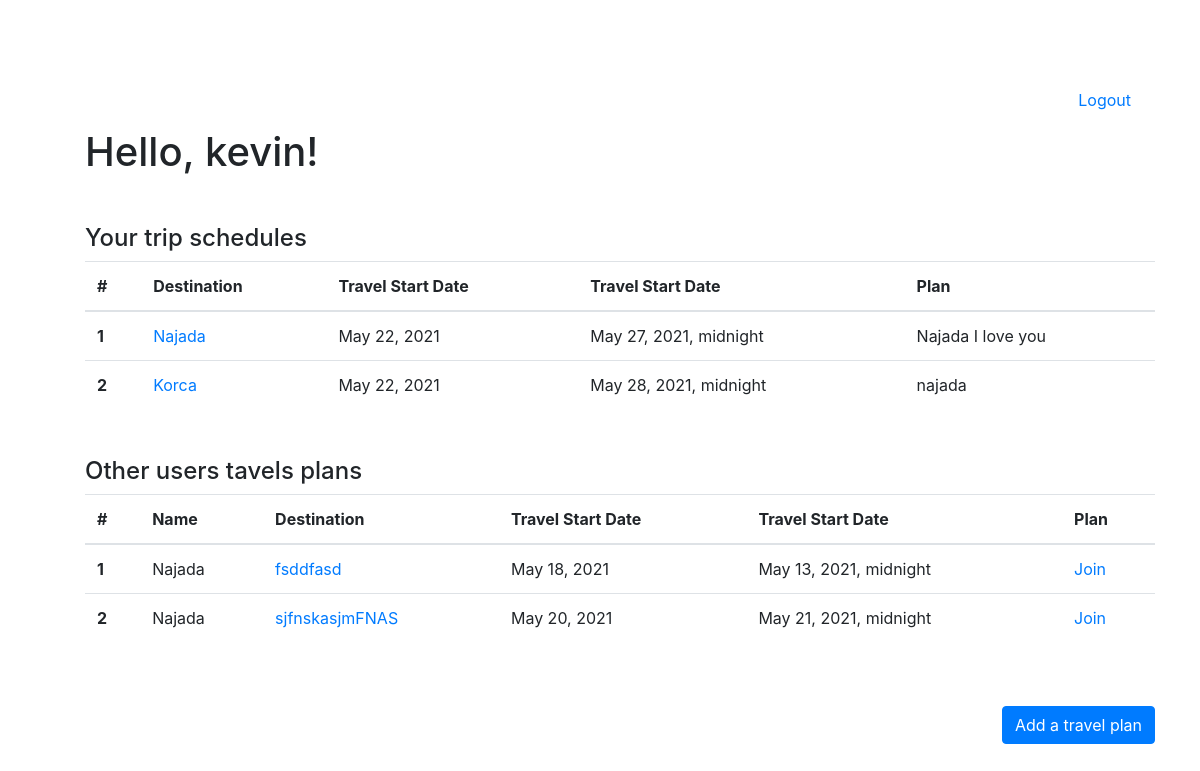
Page /success (signed in) on the committed database.
### login_app/models.py (models this page shows)
class User(models.Model):
    first_name = models.CharField(max_length=45)
    last_name = models.CharField(max_length=45)
    email = models.EmailField(unique=True)
    password = models.CharField(max_length=255)
    created_at = models.DateTimeField(auto_now_add=True)
    updated_at = models.DateTimeField(auto_now=True)
    objects = UserManager()

class Trip(models.Model):
    destination = models.CharField(max_length=255)
    description = models.TextField()
    user = models.ForeignKey(User, related_name="created_trips", on_delete = models.CASCADE)
    travelers = models.ManyToManyField(User, related_name="trips")
    start_date = models.DateField()
    end_date = models.DateTimeField()
    created_at = models.DateTimeField(auto_now_add=True)
    updated_at = models.DateTimeField(auto_now=True)
    objects = TripManager()

### login_app/views.py (the view)
# urls.py: path('success', views.success),
def success(request):
    if 'user_id' not in request.session:
        return redirect('/')
    user = User.objects.get(id=request.session['user_id'])
    ids = []
    for trip in user.trips.all():
        ids.append(trip.id)
    trips = Trip.objects.exclude(id__in=ids)
    context = {
        'user': user,
        'trips' : trips
    }
    return render(request, 'success.html', context)

### login_app/templates/success.html
{% extends 'base.html' %}
{% block content %}
<h1>Hello, {{ user.first_name }}!</h1>
<h4 class="mt-5">Your trip schedules</h4>
<table class="table">
    <thead>
        <tr>
            <th scope="col">#</th>
            <th scope="col">Destination</th>
            <th scope="col">Travel Start Date</th>
            <th scope="col">Travel Start Date</th>
            <th scope="col">Plan</th>
        </tr>
    </thead>
    <tbody>
        {% for trip in user.trips.all %}
        <tr>
            <th scope="row">{{ forloop.counter }}</th>
            <td><a href="/travels/destination/{{trip.id}}">{{trip.destination}}</a></td>
            <td>{{trip.start_date}}</td>
            <td>{{trip.end_date}}</td>
            <td>{{trip.description}}</td>
        </tr>
        {% endfor %}
    </tbody>
</table>
<h4 class="mt-5">Other users tavels plans</h4>
<table class="table">
    <thead>
        <tr>
            <th scope="col">#</th>
            <th scope="col">Name</th>
            <th scope="col">Destination</th>
            <th scope="col">Travel Start Date</th>
            <th scope="col">Travel Start Date</th>
            <th scope="col">Plan</th>
        </tr>
    </thead>
    <tbody>
        {% for trip in trips %}
        <tr>
            <th scope="row">{{ forloop.counter }}</th>
            <td>{{trip.user.first_name}}</td>
            <td><a href="/travels/destination/{{trip.id}}">{{trip.destination}}</a></td>
            <td>{{trip.start_date}}</td>
            <td>{{trip.end_date}}</td>
            <td><a href="/travels/{{trip.id}}/join">Join</a></td>
        </tr>
        {% endfor %}
    </tbody>
</table>
<a href="/travels/add" class="btn btn-primary mt-5" style="float:right">Add a travel plan</a>
{% endblock %}

### login_app/templates/base.html (shortened to what this page needs)
<!DOCTYPE html>
<html lang="en">
<head>
    <link href="https://stackpath.bootstrapcdn.com/bootstrap/4.5.0/css/bootstrap.min.css" rel="stylesheet">
</head>
<body>
    <div class="container my-5">
        <div class="row">
            <div class="col-lg-12">
                {% if 'user_id' in request.session %}
                    <nav class="navbar navbar-expand-lg navbar-light bg-white mt-4">
                        <div class="collapse navbar-collapse d-flex justify-content-end" id="navbarNav">
                            <ul class="navbar-nav">
                                <li class="nav-item active">
                                    <a class="nav-link text-primary" href="/logout">Logout <span class="sr-only">(current)</span></a>
                                </li>
                            </ul>
                        </div>
                    </nav>
                    {% endif %}
                <ul class="messages">
                    {% block content %}
                    {% endblock %}
                </ul>
            </div>
        </div>
    </div>
</body>
</html>

### rows in the picture
User: first_name "kevin"
Trip: destination "Najada", start_date "May 22, 2021", end_date "May 27, 2021, midnight", description "Najada I love you"
Trip: destination "Korca", start_date "May 22, 2021", end_date "May 28, 2021, midnight", description "najada"
Trip: user.first_name "Najada", destination "fsddfasd", start_date "May 18, 2021", end_date "May 13, 2021, midnight"
Trip: user.first_name "Najada", destination "sjfnskasjmFNAS", start_date "May 20, 2021", end_date "May 21, 2021, midnight"
